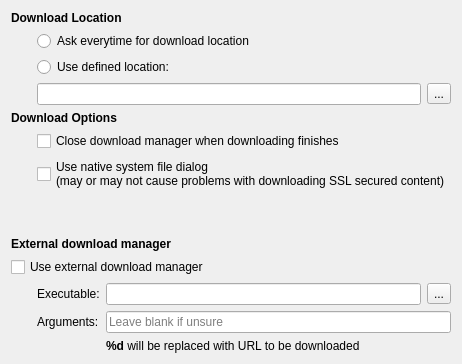
         <widget class="QWidget" name="downloadsPage">
          <layout class="QGridLayout" name="gridLayout_10">
           <item row="0" column="0" colspan="4">
            <widget class="QLabel" name="label_23">
             <property name="text">
              <string>&lt;b&gt;Download Location&lt;/b&gt;</string>
             </property>
            </widget>
           </item>
           <item row="3" column="1" colspan="2">
            <widget class="QRadioButton" name="askEverytime">
             <property name="text">
              <string>Ask everytime for download location</string>
             </property>
            </widget>
           </item>
           <item row="4" column="1" colspan="2">
            <widget class="QRadioButton" name="useDefined">
             <property name="text">
              <string>Use defined location: </string>
             </property>
            </widget>
           </item>
           <item row="5" column="1" colspan="3">
            <layout class="QHBoxLayout" name="horizontalLayout_4">
             <item>
              <widget class="QLineEdit" name="downLoc"/>
             </item>
             <item>
              <widget class="MacToolButton" name="downButt">
               <property name="text">
                <string>...</string>
               </property>
              </widget>
             </item>
            </layout>
           </item>
           <item row="4" column="3">
            <spacer name="horizontalSpacer_18">
             <property name="orientation">
              <enum>Qt::Horizontal</enum>
             </property>
             <property name="sizeHint" stdset="0">
              <size>
               <width>40</width>
               <height>20</height>
              </size>
             </property>
            </spacer>
           </item>
           <item row="5" column="0">
            <spacer name="horizontalSpacer_19">
             <property name="orientation">
              <enum>Qt::Horizontal</enum>
             </property>
             <property name="sizeType">
              <enum>QSizePolicy::Fixed</enum>
             </property>
             <property name="sizeHint" stdset="0">
              <size>
               <width>20</width>
               <height>20</height>
              </size>
             </property>
            </spacer>
           </item>
           <item row="6" column="0" colspan="4">
            <widget class="QLabel" name="label_22">
             <property name="text">
              <string>&lt;b&gt;Download Options&lt;/b&gt;</string>
             </property>
            </widget>
           </item>
           <item row="8" column="1" colspan="3">
            <widget class="QCheckBox" name="downlaodNativeSystemDialog">
             <property name="text">
              <string>Use native system file dialog
(may or may not cause problems with downloading SSL secured content)</string>
             </property>
            </widget>
           </item>
           <item row="7" column="1" colspan="3">
            <widget class="QCheckBox" name="closeDownManOnFinish">
             <property name="text">
              <string>Close download manager when downloading finishes</string>
             </property>
            </widget>
           </item>
           <item row="10" column="0" colspan="4">
            <widget class="QLabel" name="label_51">
             <property name="text">
              <string>&lt;b&gt;External download manager&lt;/b&gt;</string>
             </property>
            </widget>
           </item>
           <item row="12" column="0" colspan="4">
            <widget class="QCheckBox" name="useExternalDownManager">
             <property name="text">
              <string>Use external download manager</string>
             </property>
            </widget>
           </item>
           <item row="13" column="1" colspan="3">
            <layout class="QFormLayout" name="formLayout_2">
             <property name="fieldGrowthPolicy">
              <enum>QFormLayout::AllNonFixedFieldsGrow</enum>
             </property>
             <item row="0" column="0">
              <widget class="QLabel" name="label_52">
               <property name="text">
                <string>Executable:</string>
               </property>
              </widget>
             </item>
             <item row="1" column="0">
              <widget class="QLabel" name="label_53">
               <property name="text">
                <string>Arguments:</string>
               </property>
              </widget>
             </item>
             <item row="1" column="1">
              <widget class="QLineEdit" name="externalDownArguments">
               <property name="placeholderText">
                <string>Leave blank if unsure</string>
               </property>
              </widget>
             </item>
             <item row="0" column="1">
              <layout class="QHBoxLayout" name="horizontalLayout_7">
               <item>
                <widget class="QLineEdit" name="externalDownExecutable"/>
               </item>
               <item>
                <widget class="MacToolButton" name="chooseExternalDown">
                 <property name="text">
                  <string>...</string>
                 </property>
                </widget>
               </item>
              </layout>
             </item>
             <item row="2" column="1">
              <widget class="QLabel" name="label_64">
               <property name="text">
                <string>&lt;b&gt;%d&lt;/b&gt; will be replaced with URL to be downloaded</string>
               </property>
              </widget>
             </item>
            </layout>
           </item>
           <item row="9" column="0" colspan="4">
            <spacer name="verticalSpacer_10">
             <property name="orientation">
              <enum>Qt::Vertical</enum>
             </property>
             <property name="sizeHint" stdset="0">
              <size>
               <width>20</width>
               <height>40</height>
              </size>
             </property>
            </spacer>
           </item>
          </layout>
         </widget>
